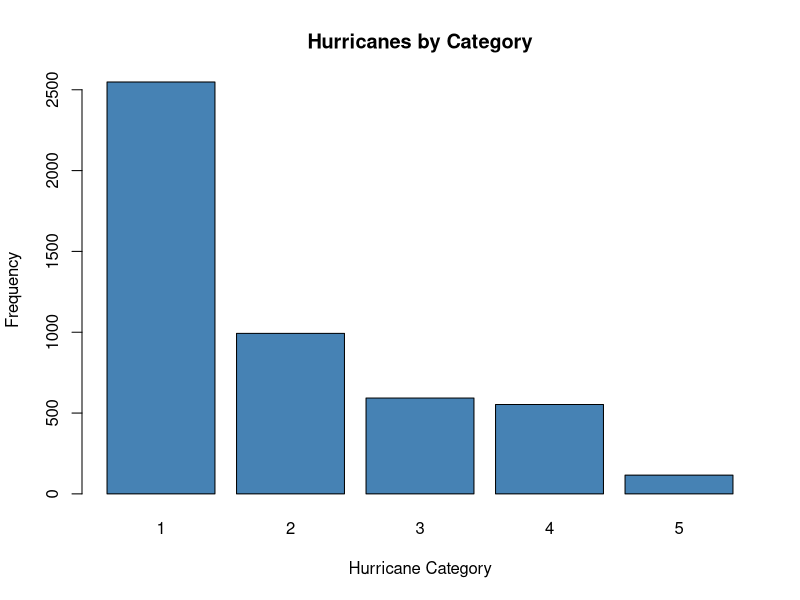
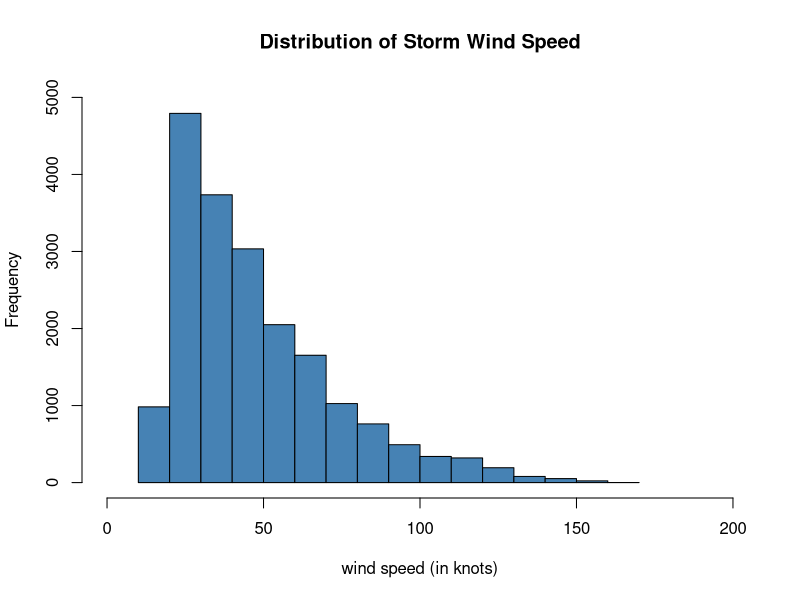
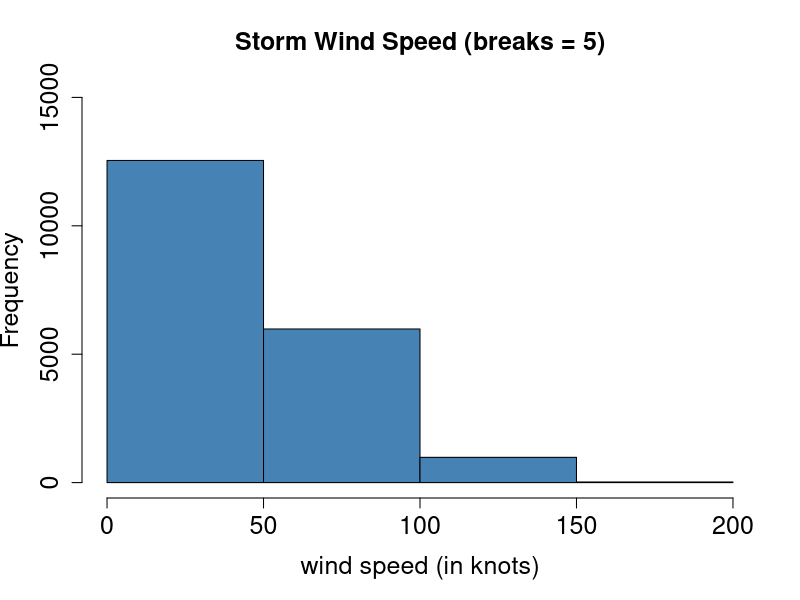
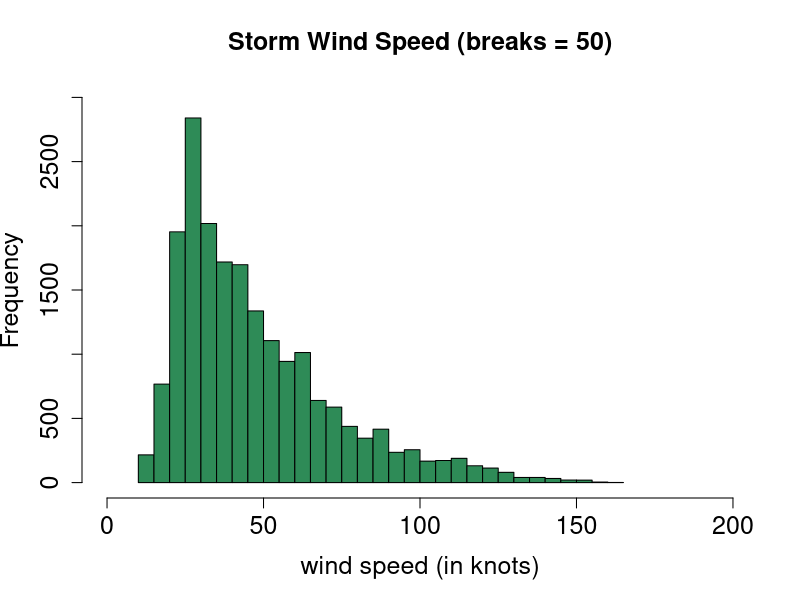
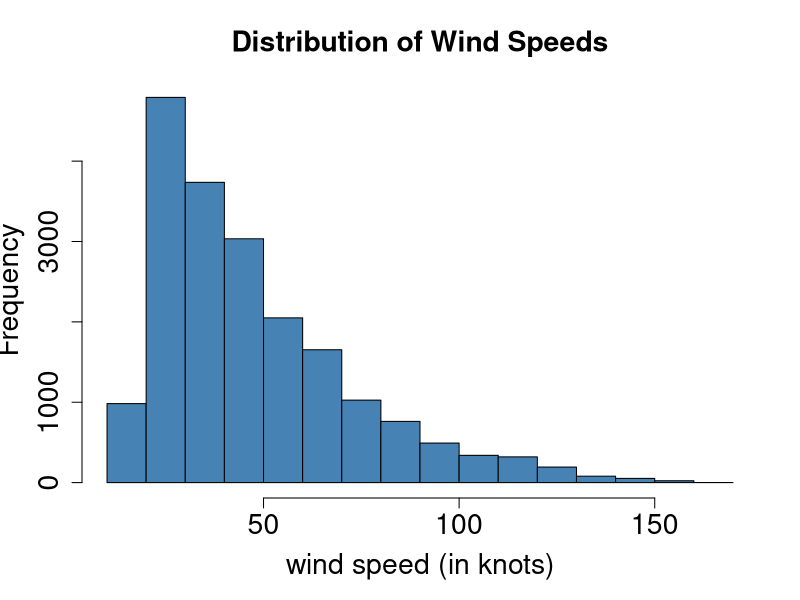
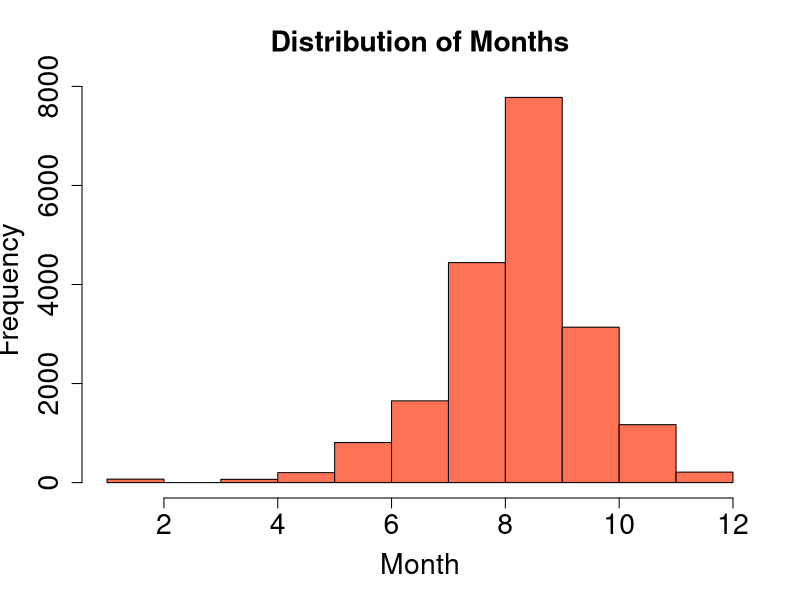
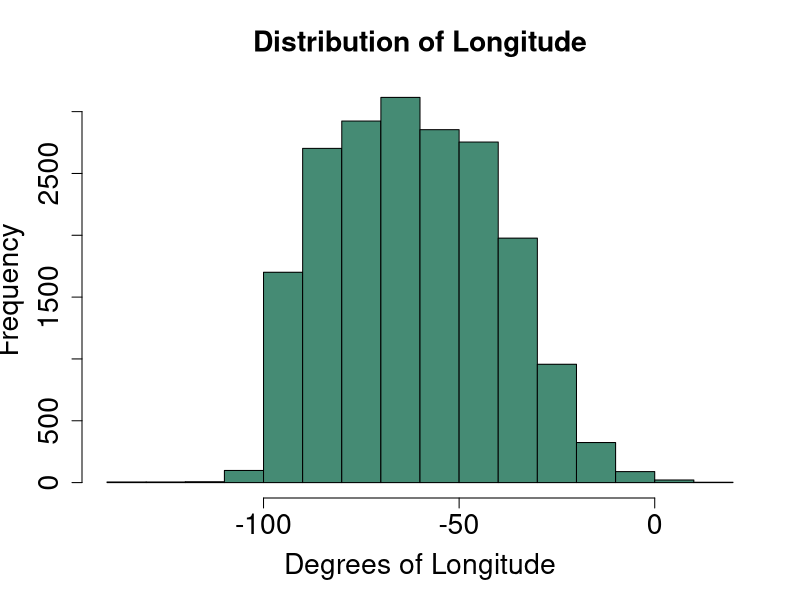
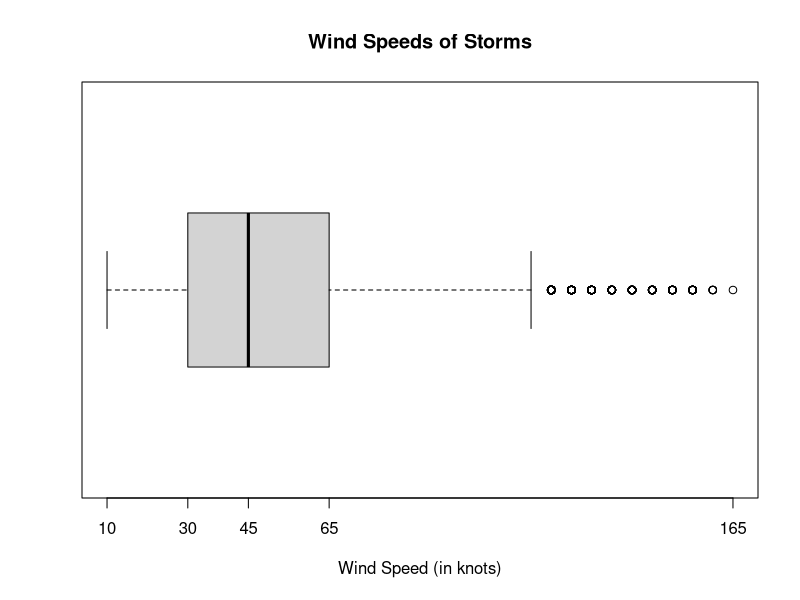

The R script that drew these images, in order: (Note: this script raises an error after producing the figures.)
## ---- chunk 1
#| eval: true
#| output: false
library(dplyr)  # load dplyr package
## ---- chunk 2
?storms  # open help tab
## ---- chunk 3
#| eval: true
typeof(storms$year)
## ---- chunk 4
#| eval: true
# enter your comments after each # 
storms$year <- as.integer(storms$year)  #
storms$month <- as.integer(storms$month)  #
storms$hour <- as.integer(storms$hour)  #
storms$category <- factor(storms$category)  #
## ---- chunk 5
#| eval: true
# view the resulting data structure
str(storms)
## ---- chunk 6
#| eval: true
tbl.status <- table(storms$status) # store counts for each storm classification
tbl.status  # print table to screen
## ---- chunk 7
#| eval: true
# table of counts for each storm classification
prop.table(tbl.status)
## ---- chunk 8
#| eval: true
plot(storms$category,  # categorical data
     main = "Hurricanes by Category",  # main title
     xlab = "Hurricane Category",  # horizontal axis label
     ylab = "Frequency",  # vertical axis label
     col = "steelblue")  # fill color of bars)
## ---- chunk 9
#| eval: true
# create a histogram
hist(storms$wind,  # vector of values to plot
     breaks = 15,  # number of bin ranges to use
     xlab = "wind speed (in knots)",   # x-axis label
     xlim = c(0,200),  # sets window for x-axis
     ylab = "Frequency",  # y-axis label
     ylim = c(0,5000),  # sets window for y-axis
     main = "Distribution of Storm Wind Speed",  # main label
     col = "steelblue")  # fill color of bars
## ---- chunk 10
#| eval: true
le.40 <- storms$wind <= 40  # ??

tail(storms$wind, 10)  # prints last 10 rows of wind speed vector
tail(le.40, 10)  # prints last 10 rows of logical vector le.40
## ---- chunk 11
#| eval: true
# enter comment to interpret this command
sum(le.40)  # ??
## ---- chunk 12
#| label: fig-breaks
#| fig-cap: "Changing the Breaks: Histograms of Wind Speed"
#| fig-subcap: 
#|   - "Histogram with 5 Breaks (4 bins)"
#|   - "Histogram with 50 Breaks (49 bins)"
#| layout-ncol: 2
#| eval: true

# create a histogram
hist(storms$wind,  # vector of values to plot
     breaks = 5,  # number of bin ranges to use
     xlab = "wind speed (in knots)",   # x-axis label
     xlim = c(0,200),  # sets window for x-axis
     ylab = "Frequency",  # y-axis label
     ylim = c(0,15000),  # sets window for y-axis
     main = "Storm Wind Speed (breaks = 5)",  # main label
     cex.lab=1.5, cex.axis=1.5, cex.main=1.5,  # increase font size
     col = "steelblue")  # fill color of bars

# create a histogram
hist(storms$wind,  # vector of values to plot
     breaks = 50,  # number of bin ranges to use
     xlab = "wind speed (in knots)",   # x-axis label
     xlim = c(0,200),  # sets window for x-axis
     ylab = "Frequency",  # y-axis label
     ylim = c(0,3000),  # sets window for y-axis
     main = "Storm Wind Speed (breaks = 50)",  # main label
     cex.lab=1.5, cex.axis=1.5, cex.main=1.5,  # increase font size
     col = "seagreen")  # fill color of bars
## ---- chunk 13

## ---- chunk 14

## ---- chunk 15
#| label: fig-shape
#| fig-cap: "Comparing the Shapes of Distributions"
#| fig-subcap: 
#|   - "Skewed Right"
#|   - "Skewed Left"
#|   - "Approximately Symmetric"
#| layout-ncol: 3
#| eval: true

#par(mfrow = c(1, 3))  # Create a 1 x 3 array of plots

hist(storms$wind, 
     xlab = "wind speed (in knots)",   # x-axis label
     ylab = "Frequency",  # y-axis label
     main = "Distribution of Wind Speeds",  # main title
     cex.lab=1.7, cex.axis=1.7, cex.main=1.7,  # increase font size
     col = "steelblue")  # fill color of bars

hist(storms$month, 
     breaks = 12,  # number of breaks
     xlab="Month",   # x-axis label
     ylab = "Frequency",  # y-axis label
     main = "Distribution of Months",  # main title
     cex.lab=1.7, cex.axis=1.7, cex.main=1.7,  # increase font size
     col = "coral1")  # fill color of bars

hist(storms$long, 
     breaks = 15,  # number of breaks
     xlab="Degrees of Longitude",   # x-axis label
     ylab = "Frequency",  # y-axis label
     main = "Distribution of Longitude",  # main title
     cex.lab=1.7, cex.axis=1.7, cex.main=1.7,  # increase font size
     col = "aquamarine4")  # fill color of bars
## ---- chunk 16

## ---- chunk 17

## ---- chunk 18
#| eval: true
boxplot(storms$wind,  # data to plot
        main = "Wind Speeds of Storms",  # main title 
        xlab = "Wind Speed (in knots)",  # x-axis label
        xaxt='n',  # turn off default ticks on x-axis
        horizontal = TRUE)  # align horizontally
axis(1, at = fivenum(storms$wind))  # add tickmarks at five number summary
## ---- chunk 19
#| eval: true
test.data <- c(31, 33, 34, 36, 38)  # vector of test data
test.data <= 35  # logical test
## ---- chunk 20
#| eval: true
sum(test.data <= 35)  # sum the TRUE results
## ---- chunk 21
#| eval: true
mean(test.data <= 35)  # total values <= 35 divided by total number of values
## ---- chunk 22
# what proportion of observations have wind less than or equal to 50

## ---- chunk 23
#| eval: true
plot.ecdf(test.data, col="steelblue")
## ---- chunk 24
# plot the ecdf for wind speeds in storms

## ---- chunk 25
#| eval: true
typeof(storms$month)  # check how months is stored
## ---- chunk 26
#| eval: true
storms$month <- factor(storms$month)  # convert month to a categorical variable
summary(storms$month)  # check summary output after converting to factor
## ---- chunk 27
#| eval: true
par(mfrow = c(1,2))  # create a 1 by 2 array of plots
plot(storms$month)  # bar chart is created for categorical data
plot(storms$wind)  # index plot is created for quantitative data
## ---- chunk 28
#| eval: true
par(mfrow = c(1,2))  # create a 1 by 2 array of plots
plot(wind ~ month, data = storms)  # side by side boxplots
plot(wind ~ pressure, data = storms)  # scatterplot
## ---- chunk 29
#| eval: true
# keeps all variables for storms in August
aug <- subset(storms, month == "8")

# keeps only the wind speed variable for August storms
aug.wind <- subset(storms, select = wind, month == "8")

# drop = T drops the column name and creates a vector instead of a data frame
aug.wind.vec <- subset(storms, select = wind, month == "8", drop = T) 
## ---- chunk 30
#| eval: true
# we can see all variables are selected
head(aug)
## ---- chunk 31
#| eval: true
# just the wind variable is selected
head(aug.wind)
## ---- chunk 32
#| eval: true
# wind speeds in august stored in a vector
head(aug.wind.vec)
## ---- chunk 33

## ---- chunk 34
#| eval: true
aug2 <- filter(storms, month == "8")  # filter requires dplyr package
head(aug2)  # selects all variables
## ---- chunk 35
#| eval: true
# extract rows from storms with month equal to 8
aug.logic <- storms[storms$month == "8", ]
head(aug.logic)
## ---- chunk 36
# keeps all variables for storms in September

## ---- chunk 37
# need to answer previous question first
boxplot(aug$wind, sept$wind,  # enter two vectors of data
        main = "Comparing Wind Speeds in Aug. and Sept.",   # main title
        xlab = "Wind Speed (in knots)",  # x-axis label
        horizontal = TRUE,  # align boxplots horizontally
        names = c("August", "September"),  # label each boxplot
        col = c("seagreen", "steelblue"))  # fill color for box
## ---- chunk 38

## ---- chunk 39
#| eval: true
w <- storms$wind  # wind is now stored in w
xbar.w <- mean(w)  # compute mean wind speed and assign to xbar.w
## ---- chunk 40
#| eval: true
#| output: false
xbar.w  # print the mean wind speed to screen
print(xbar.w)  # print a different way
## ---- chunk 41
#| eval: true
#| output: false
(sd.w <- sd(w))  # using ( ) around a command will execute, store and print output
